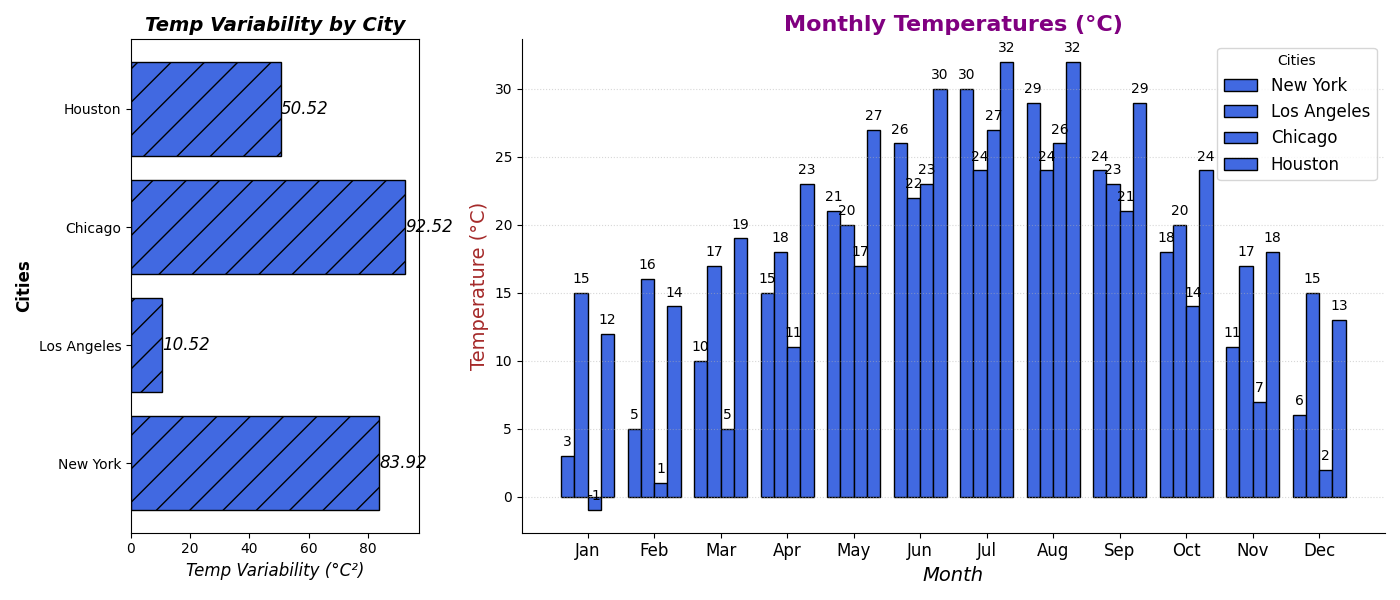

The script that drew this image:
import matplotlib.pyplot as plt
import numpy as np

months = np.array(['Jan', 'Feb', 'Mar', 'Apr', 'May', 'Jun', 
                   'Jul', 'Aug', 'Sep', 'Oct', 'Nov', 'Dec'])
cities = ['New York', 'Los Angeles', 'Chicago', 'Houston']

temp_data = np.array([
    [3, 5, 10, 15, 21, 26, 30, 29, 24, 18, 11, 6],
    [15, 16, 17, 18, 20, 22, 24, 24, 23, 20, 17, 15],
    [-1, 1, 5, 11, 17, 23, 27, 26, 21, 14, 7, 2],
    [12, 14, 19, 23, 27, 30, 32, 32, 29, 24, 18, 13]
])

fig, (ax2, ax1) = plt.subplots(nrows=1, ncols=2, figsize=(14, 6), gridspec_kw={'width_ratios': [1, 3]})

bar_width = 0.2
x_positions = np.arange(len(months))
single_color = 'royalblue'

variances = np.var(temp_data, axis=1)
ax2.barh(cities, variances, color=single_color, edgecolor='black', hatch='/')
ax2.set_title('Temp Variability by City', fontsize=14, fontweight='bold', style='italic')
ax2.set_xlabel('Temp Variability (°C²)', fontsize=12, style='italic')
ax2.set_ylabel('Cities', fontsize=12, fontweight='bold')

for i in range(len(cities)):
    ax2.text(variances[i] + 0.1, i, f'{variances[i]:.2f}', va='center', fontsize=12, style='italic')

for i, city in enumerate(cities):
    ax1.bar(x_positions + i * bar_width, temp_data[i], width=bar_width, label=city, color=single_color, edgecolor='black', capstyle='round')

ax1.set_title('Monthly Temperatures (°C)', fontsize=16, fontweight='bold', color='purple')
ax1.set_xlabel('Month', fontsize=14, fontstyle='italic')
ax1.set_ylabel('Temperature (°C)', fontsize=14, color='brown')
ax1.set_xticks(x_positions + bar_width * 1.5)
ax1.set_xticklabels(months, fontsize=12)

for i in range(len(months)):
    for j in range(len(cities)):
        ax1.text(i + j * bar_width, temp_data[j][i] + 0.5, str(temp_data[j][i]), ha='center', va='bottom', fontsize=10)

ax1.legend(title='Cities', fontsize=12)
ax1.grid(True, linestyle=':', alpha=0.5, axis='y')
ax1.spines['top'].set_visible(False)
ax1.spines['right'].set_visible(False)

plt.tight_layout()
plt.show()
